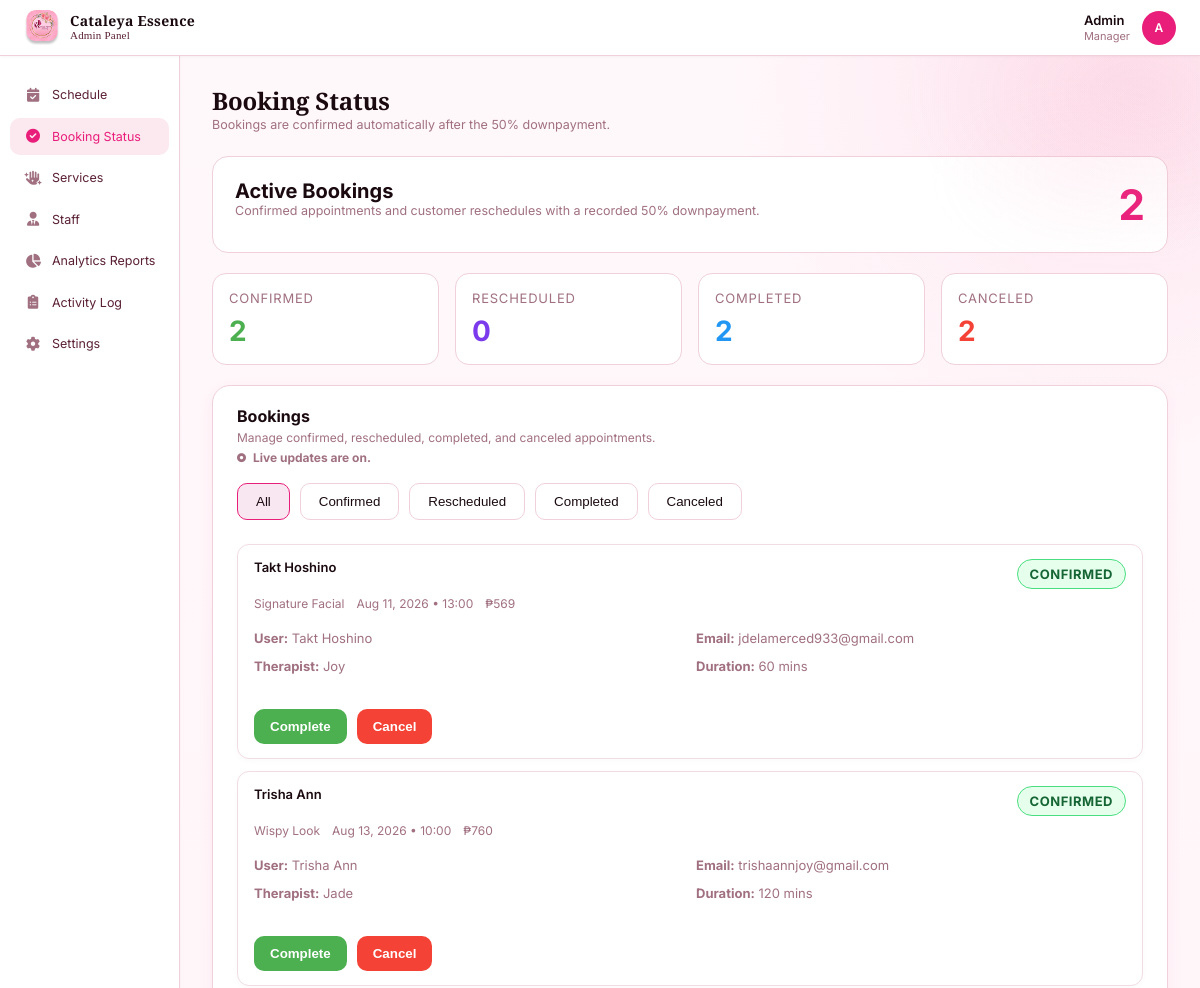
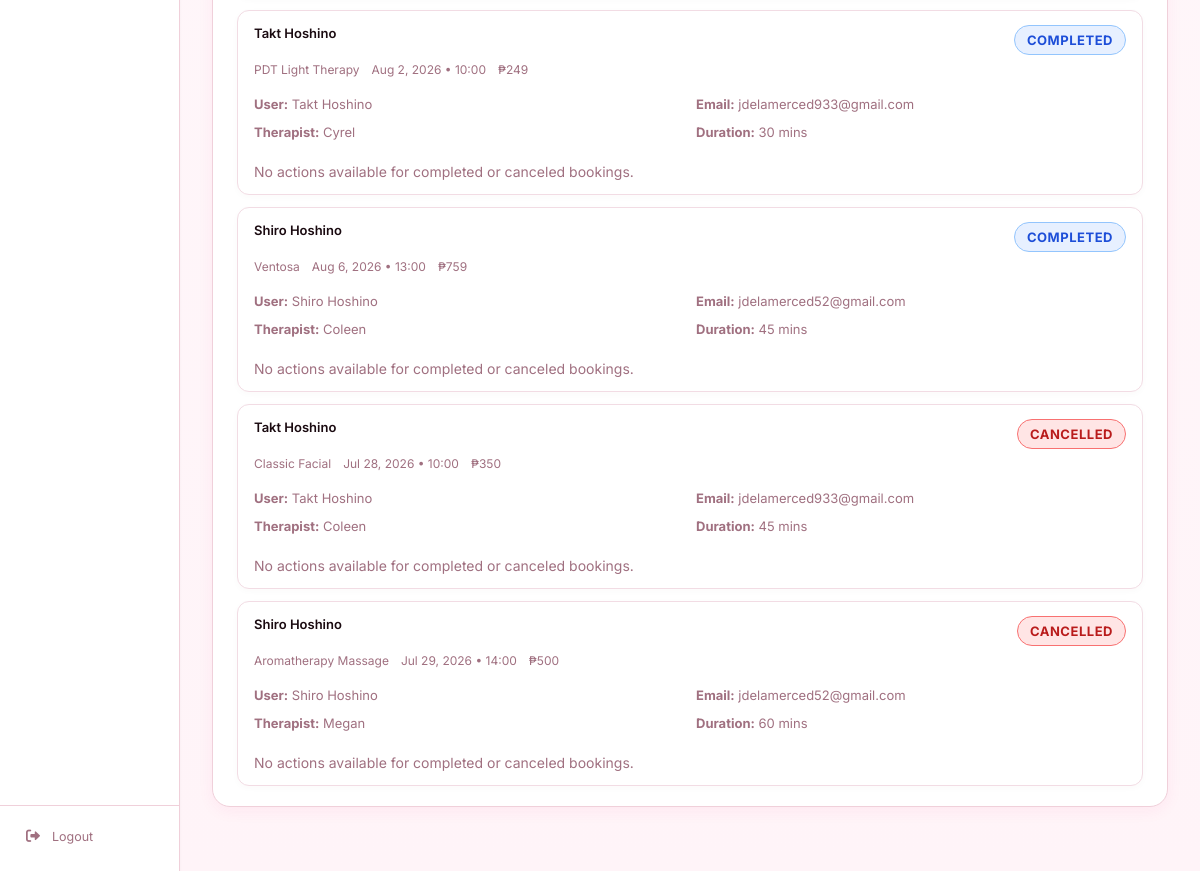
Page /Php/Admin-BookingStatus.php (signed in) on the committed database (2 pictures, top to bottom).
### tables this page shows
CREATE TABLE `bookings` (
  `id` int NOT NULL,
  `user_id` int NOT NULL,
  `service_id` int NOT NULL,
  `staff_id` int DEFAULT NULL,
  `booking_date` varchar(50) NOT NULL,
  `booking_time` time NOT NULL,
  `deadline` datetime DEFAULT NULL,
  `status` enum('pending','confirmed','rescheduled','completed','cancelled') DEFAULT 'confirmed',
  `auto_cancelled` tinyint(1) DEFAULT '0',
  `total_amount` decimal(10,2) NOT NULL,
  `notes` text,
  `created_at` timestamp NULL DEFAULT CURRENT_TIMESTAMP,
  `updated_at` timestamp NULL DEFAULT CURRENT_TIMESTAMP ON UPDATE CURRENT_TIMESTAMP,
  `active_user_slot_key` varchar(128) GENERATED ALWAYS AS (case when (`status` in (_utf8mb4'confirmed',_utf8mb4'rescheduled')) then concat(`user_id`,_utf8mb4'|',`booking_date`,_utf8mb4'|',`booking_time`) else NULL end) STORED,
  `active_slot_key` varchar(128) GENERATED ALWAYS AS (case when (`status` in (_utf8mb4'confirmed',_utf8mb4'rescheduled')) then concat(`booking_date`,_utf8mb4'|',`booking_time`) else NULL end) STORED
);

CREATE TABLE `users` (
  `id` int NOT NULL,
  `full_name` varchar(100) NOT NULL,
  `email` varchar(100) NOT NULL,
  `phone` varchar(20) DEFAULT NULL,
  `address_line1` varchar(255) DEFAULT NULL,
  `address_line2` varchar(255) DEFAULT NULL,
  `city` varchar(100) DEFAULT NULL,
  `province` varchar(100) DEFAULT NULL,
  `postal_code` varchar(20) DEFAULT NULL,
  `password_hash` varchar(255) NOT NULL,
  `profile_photo` varchar(255) DEFAULT NULL,
  `is_verified` tinyint(1) DEFAULT '0',
  `created_at` timestamp NULL DEFAULT CURRENT_TIMESTAMP,
  `is_admin` tinyint(1) DEFAULT '0'
);

CREATE TABLE `services` (
  `id` int NOT NULL,
  `name` varchar(255) NOT NULL,
  `description` text,
  `main_category` enum('Beauty Services','Spa Massage') NOT NULL,
  `sub_category` varchar(100) NOT NULL,
  `price` decimal(10,2) NOT NULL,
  `duration_minutes` int DEFAULT NULL,
  `image_url` varchar(255) DEFAULT NULL,
  `is_active` tinyint(1) DEFAULT '1',
  `created_at` timestamp NULL DEFAULT CURRENT_TIMESTAMP,
  `updated_at` timestamp NULL DEFAULT CURRENT_TIMESTAMP ON UPDATE CURRENT_TIMESTAMP
);

CREATE TABLE `staff` (
  `id` int NOT NULL,
  `full_name` varchar(100) NOT NULL,
  `email` varchar(100) DEFAULT NULL,
  `phone` varchar(20) DEFAULT NULL,
  `specialization` varchar(255) DEFAULT NULL,
  `is_available` tinyint(1) DEFAULT '1',
  `rating` decimal(3,2) DEFAULT '0.00',
  `total_reviews` int DEFAULT '0',
  `created_at` timestamp NULL DEFAULT CURRENT_TIMESTAMP,
  `category` enum('Beauty Services','Spa Massage') NOT NULL DEFAULT 'Beauty Services',
  `title` varchar(100) DEFAULT NULL,
  `image_url` varchar(255) DEFAULT NULL,
  `experience_years` int DEFAULT '0'
);

### Php/Admin-BookingStatus.php (the view, shortened to what this page needs)
<?php
require_once __DIR__ . '/../config/rewards.php';
function parseBookingDateTime(string $bookingDate, string $bookingTime) {
    $dateTimeString = trim($bookingDate . ' ' . $bookingTime);
    $formats = [
        'Y-m-d H:i',
        'Y-m-d H:i:s',
        'Y-m-d g:i A',
        'Y-m-d h:i A',
        'Y-m-d g:iA',
        'Y-m-d h:iA',
    ];
    foreach ($formats as $format) {
        $dateTime = DateTime::createFromFormat($format, $dateTimeString);
        if ($dateTime instanceof DateTime) {
            return $dateTime;
        }
    }
}
$stmt = $pdo->prepare(
    "SELECT b.id, b.booking_date, b.booking_time, b.status, b.total_amount, b.notes, b.updated_at,
            u.full_name AS customer_name, u.email AS customer_email,
            s.name AS service_name, s.duration_minutes,
            st.full_name AS staff_name
     FROM bookings b
     LEFT JOIN users u ON b.user_id = u.id
     LEFT JOIN services s ON b.service_id = s.id
     LEFT JOIN staff st ON b.staff_id = st.id
     WHERE b.status IN ('confirmed', 'rescheduled', 'completed', 'cancelled')
     ORDER BY FIELD(b.status, 'confirmed', 'rescheduled', 'completed', 'cancelled'), b.booking_date ASC, b.booking_time ASC"
);
$stmt->execute();
$bookings = $stmt->fetchAll();
$bookingCount = count($bookings);
$statusCounts = [
    'confirmed' => 0,
    'rescheduled' => 0,
    'completed' => 0,
    'cancelled' => 0,
];
$statusStmt = $pdo->query("SELECT status, COUNT(*) AS count FROM bookings GROUP BY status");
foreach ($statusStmt->fetchAll() as $row) {
    if (isset($statusCounts[$row['status']])) {
        $statusCounts[$row['status']] = (int)$row['count'];
    }
}
$activeBookingCount = $statusCounts['confirmed'] + $statusCounts['rescheduled'];
$bookingSnapshot = array_map(static function (array $booking): array {
    return [
        'id' => (int) $booking['id'],
        'date' => (string) $booking['booking_date'],
        'time' => (string) $booking['booking_time'],
        'status' => (string) $booking['status'],
        'updated_at' => (string) $booking['updated_at'],
    ];
}, $bookings);
$bookingSnapshotSignature = hash('sha256', json_encode($bookingSnapshot));
?>
<!DOCTYPE html>
<html lang="en">
<head>
    <link rel="stylesheet" href="../css/Admin-Serenity_Sched.css" />
    <link rel="stylesheet" href="../css/Admin-BookingStatus.css" />
    <link rel="stylesheet" href="../css/admin-sidebar.css" />
    <link rel="stylesheet" href="https://cdnjs.cloudflare.com/ajax/libs/font-awesome/6.0.0-beta3/css/all.min.css" />
</head>
<body class="admin-page" data-booking-snapshot="<?php echo htmlspecialchars($bookingSnapshotSignature, ENT_QUOTES, 'UTF-8'); ?>">
    <header class="navbar">
        <div class="navbar-brand">
            <div class="navbar-logo">
                <img src="../img/Rectangle 38 (1).png" class="logo-img" alt="Cataleya Essence of Beauty" />
            </div>
            <div class="navbar-brand-text">
                <span class="navbar-brand-name">Cataleya Essence</span>
                <span class="navbar-brand-sub">Admin Panel</span>
            </div>
        </div>
        <div class="navbar-user">
            <div class="user-info">
                <span class="user-name">Admin</span>
                <span class="user-role">Manager</span>
            </div>
            <div class="user-avatar">A</div>
        </div>
    </header>
    <div class="layout">
        <aside class="sidebar">
            <nav class="sidebar-nav">
                <a href="Admin-Sched.php" class="nav-link"><i class="fas fa-calendar-check"></i> Schedule</a>
                <a href="Admin-BookingStatus.php" class="nav-link active"><i class="fas fa-check-circle"></i> Booking Status</a>
                <a href="Admin-Service.php" class="nav-link"><i class="fas fa-hand-sparkles"></i> Services</a>
                <a href="Admin-Staff.php" class="nav-link"><i class="fas fa-user-tie"></i> Staff</a>
                <a href="Admin-Analytics.php" class="nav-link"><i class="fas fa-chart-pie"></i> Analytics Reports</a>
                <a href="Admin-ActivityLog.php" class="nav-link"><i class="fas fa-clipboard-list"></i> Activity Log</a>
                <a href="Admin-Settings.php" class="nav-link"><i class="fas fa-cog"></i> Settings</a>
            </nav>
            <div class="sidebar-footer">
                <a href="../auth/logout.php" class="nav-link logout" id="logoutBtn"><i class="fas fa-sign-out-alt"></i> Logout</a>
            </div>
        </aside>
        <main class="main">
            <div class="page-header">
                <div>
                    <h1 class="page-title">Booking Status</h1>
                    <p class="page-sub">Bookings are confirmed automatically after the 50% downpayment.</p>
                </div>
            </div>
            <div class="booking-status-card">
                <div>
                    <h2>Active Bookings</h2>
                    <p class="page-sub">Confirmed appointments and customer reschedules with a recorded 50% downpayment.</p>
                </div>
                <div class="status-value"><?php echo $activeBookingCount; ?></div>
            </div>
            <div class="status-summary-grid">
                <div class="status-summary-card confirmed" data-status="confirmed">
                    <span class="summary-label">Confirmed</span>
                    <span class="summary-value"><?php echo $statusCounts['confirmed']; ?></span>
                </div>
                <div class="status-summary-card rescheduled" data-status="rescheduled">
                    <span class="summary-label">Rescheduled</span>
                    <span class="summary-value"><?php echo $statusCounts['rescheduled']; ?></span>
                </div>
                <div class="status-summary-card completed" data-status="completed">
                    <span class="summary-label">Completed</span>
                    <span class="summary-value"><?php echo $statusCounts['completed']; ?></span>
                </div>
                <div class="status-summary-card cancelled" data-status="cancelled">
                    <span class="summary-label">Canceled</span>
                    <span class="summary-value"><?php echo $statusCounts['cancelled']; ?></span>
                </div>
            </div>
            <div class="previous-bookings-card">
                <div class="section-header">
                    <div>
                        <h2>Bookings</h2>
                        <p>Manage confirmed, rescheduled, completed, and canceled appointments.</p>
                        <p class="booking-live-status" id="bookingLiveStatus"><i class="fas fa-circle-dot"></i> Live updates are on.</p>
                    </div>
                </div>
                <div class="booking-filter-bar">
                    <button type="button" class="filter-button active" data-status="all">All</button>
                    <button type="button" class="filter-button" data-status="confirmed">Confirmed</button>
                    <button type="button" class="filter-button" data-status="rescheduled">Rescheduled</button>
                    <button type="button" class="filter-button" data-status="completed">Completed</button>
                    <button type="button" class="filter-button" data-status="cancelled">Canceled</button>
                </div>
                <div class="previous-bookings-list">
                    <?php if ($bookingCount === 0): ?>
                        <div class="empty-state">
                            <i class="fas fa-calendar-check"></i>
                            <p>No booking requests at the moment.</p>
                            <a href="Admin-Sched.php" class="btn-book-now">Return to schedule</a>
                        </div>
                    <?php else: ?>
                        <?php foreach ($bookings as $booking): ?>
                            <?php
                                $statusClass = 'confirmed';
                                switch ($booking['status']) {
                                    case 'confirmed':
                                        $statusClass = 'confirmed';
                                        break;
                                    case 'completed':
                                        $statusClass = 'completed';
                                        break;
                                    case 'cancelled':
                                        $statusClass = 'cancelled';
                                        break;
                                }
                                $statusLabel = ucfirst($booking['status']);
                            ?>
                            <div class="previous-booking-item" data-status="<?php echo $statusClass; ?>">
                                <div class="booking-title">
                                    <span class="booking-name"><?php echo htmlspecialchars($booking['customer_name'] ?: 'Guest'); ?></span>
                                    <span class="booking-status <?php echo $statusClass; ?>"><?php echo $statusLabel; ?></span>
                                </div>
                                <div class="booking-meta">
                                    <span><?php echo htmlspecialchars($booking['service_name'] ?: 'Service'); ?></span>
                                    <span><?php echo date('M j, Y', strtotime($booking['booking_date'])); ?> • <?php echo htmlspecialchars(substr($booking['booking_time'], 0, 5)); ?></span>
                                    <span>₱<?php echo number_format((float)$booking['total_amount'], 0); ?></span>
                                </div>
                                <div class="booking-details">
                                    <span><strong>User:</strong> <?php echo htmlspecialchars($booking['customer_name'] ?: 'Guest'); ?></span>
                                    <span><strong>Email:</strong> <?php echo htmlspecialchars($booking['customer_email'] ?: 'N/A'); ?></span>
                                    <span><strong>Therapist:</strong> <?php echo htmlspecialchars($booking['staff_name'] ?: 'Unassigned'); ?></span>
                                    <span><strong>Duration:</strong> <?php echo htmlspecialchars($booking['duration_minutes'] ? $booking['duration_minutes'] . ' mins' : 'Standard'); ?></span>
                                </div>
                                <div class="booking-actions">
                                    <?php if (in_array($booking['status'], ['confirmed', 'rescheduled'], true)): ?>
                                        <?php
                                            $scheduledDateTime = parseBookingDateTime($booking['booking_date'], $booking['booking_time']);
                                            $canComplete = $scheduledDateTime === false || new DateTime() >= $scheduledDateTime;
                                        ?>
                                        <form method="post" class="booking-actions-form">
                                            <button type="submit" class="booking-action-button complete" <?php echo $canComplete ? '' : 'disabled'; ?>><?php echo $canComplete ? 'Complete' : 'Complete (Not Yet)'; ?></button>
                                        </form>
                                        <form method="post" class="booking-actions-form">
                                            <button type="submit" class="booking-action-button cancel">Cancel</button>
                                        </form>
                                    <?php else: ?>
                                        <div class="booking-actions-note">No actions available for completed or canceled bookings.</div>
                                    <?php endif; ?>
                                </div>
                            </div>
                        <?php endforeach; ?>
                    <?php endif; ?>
                </div>
            </div>
        </main>
    </div>
</body>
</html>

### rows in the picture
bookings: user.full_name "Takt Hoshino", status "CONFIRMED", service.name "Signature Facial", booking_date "Aug 11, 2026", booking_time "13:00", total_amount "569", user.email "jdelamerced933@gmail.com", staff.full_name "Joy", service.duration_minutes "60 mins", shows "Complete"
bookings: user.full_name "Trisha Ann", status "CONFIRMED", service.name "Wispy Look", booking_date "Aug 13, 2026", booking_time "10:00", total_amount "760", user.email "trishaannjoy@gmail.com", staff.full_name "Jade", service.duration_minutes "120 mins", shows "Complete"
bookings: user.full_name "Takt Hoshino", status "COMPLETED", service.name "PDT Light Therapy", booking_date "Aug 2, 2026", booking_time "10:00", total_amount "249", user.email "jdelamerced933@gmail.com", staff.full_name "Cyrel", service.duration_minutes "30 mins", shows "No actions available for completed or canceled bookings."
bookings: user.full_name "Shiro Hoshino", status "COMPLETED", service.name "Ventosa", booking_date "Aug 6, 2026", booking_time "13:00", total_amount "759", user.email "jdelamerced52@gmail.com", staff.full_name "Coleen", service.duration_minutes "45 mins", shows "No actions available for completed or canceled bookings."
bookings: user.full_name "Takt Hoshino", status "CANCELLED", service.name "Classic Facial", booking_date "Jul 28, 2026", booking_time "10:00", total_amount "350", user.email "jdelamerced933@gmail.com", staff.full_name "Coleen", service.duration_minutes "45 mins", shows "No actions available for completed or canceled bookings."
bookings: user.full_name "Shiro Hoshino", status "CANCELLED", service.name "Aromatherapy Massage", booking_date "Jul 29, 2026", booking_time "14:00", total_amount "500", user.email "jdelamerced52@gmail.com", staff.full_name "Megan", service.duration_minutes "60 mins", shows "No actions available for completed or canceled bookings."

### other values in the picture
$activeBookingCount "2"
$statusCounts['confirmed'] "2"
$statusCounts['rescheduled'] "0"
$statusCounts['completed'] "2"
$statusCounts['cancelled'] "2"
